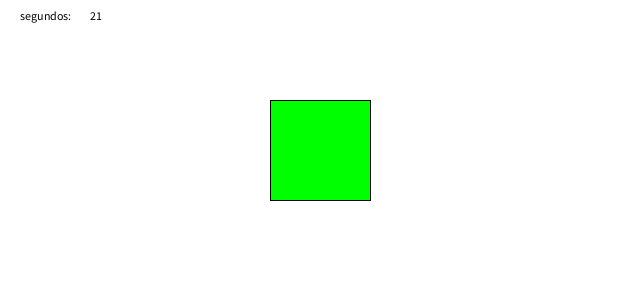
Frame 1 (no input)
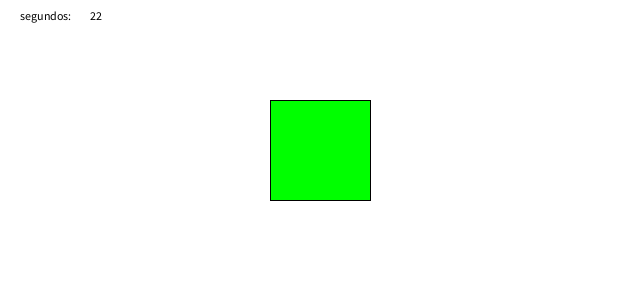
Frame 60 (the mouse pressed at the canvas centre just before this capture)
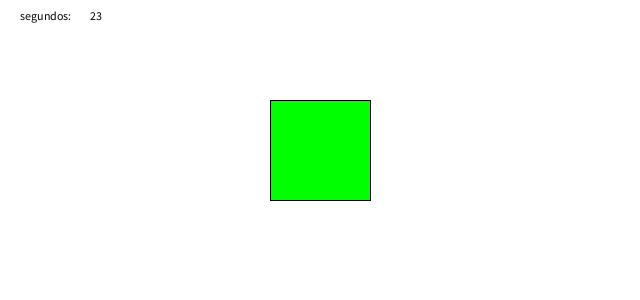
Frame 120 (the mouse held since frame 60 and released just before this capture)

The Processing sketch that drew these frames (run headless with seeded random() and noise(); from frame 60 on, the mouse is pressed at the canvas centre):

// Processing sketch: comparacion2
// ── comparacion2.pde
/*
Vamos a hacer una comparación en base al tiempo
 usando la función second()
 */

int segundos;

void setup() {
  size(640, 300);
  rectMode(CENTER);
}
void draw() {
  background(255);
  segundos = second();
  
  // acá va el semaforo

  if (segundos < 20) {
    fill(255, 0, 0);
  } else if (segundos >= 20 && segundos < 40) {
    fill(0, 255, 0);
  } else {
    fill(0, 0, 255);
  }
  rect(width/2, height/2, 100, 100);
  
  fill(0);
  text("segundos:", 20, 20);
  text(segundos, 90, 20);
}
